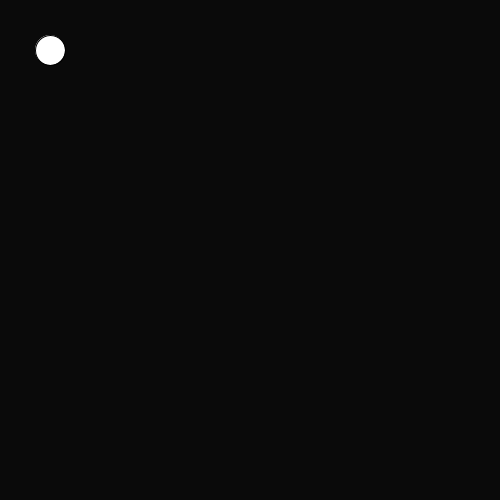
Frame 1 (no input)
Frame 60 (the mouse pressed at the canvas centre just before this capture): identical to frame 1, image omitted
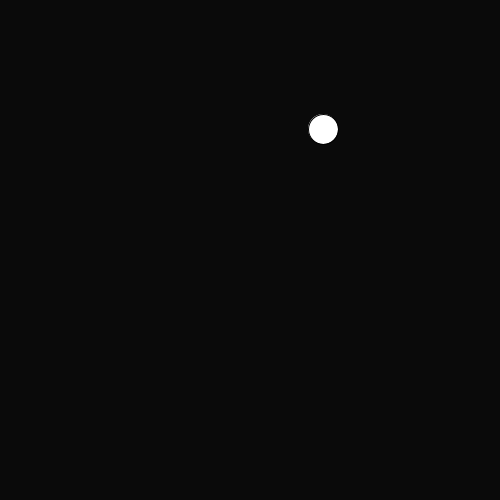
Frame 120 (the mouse held since frame 60 and released just before this capture)

The Processing sketch that drew these frames (run headless with seeded random() and noise(); from frame 60 on, the mouse is pressed at the canvas centre):

// Processing sketch: slippery_dot
// ── slippery_dot.pde
 // 1. Create three integer variables to represent the x, y, and the size of the ellipse
      int x = 50;
      int y = 50;
      int w = 30; 
    void setup() {
      // 2. Set the size of your sketch
      size(500,500);

    }
    
    void draw() {
      // 3. Set the background color of your sketch
    background(10,10,10);
      // 4. Draw an ellipse. Make sure it fits in the window.

     ellipse(x, y, w, w);
      // Use the variables created at the top of the sketch, 
      // for the location and size of your ellipse
    
    }
    
    void mousePressed() {
      //5. Create an integer variable called distance
      int distance = getDistance(1,2,3,4);
      //6. Set the value of the distance variable to the value returned by the getDistance method
  
      //   Pass the mouse's x and y (mouseX and mouseY) and the x and y of your ellipse to the method.
        
          
      //7.  Use an if statement to check if the distance variable is < the radius of the ellipse
      if (distance < w){
        x = int(random(500));
        y = int(random(500));
      }
      //    If it is, set a new x and y for the ellipse, using a random location on the window
      //    Hint: Use the Processing random() function
       
      
    }
    
    int getDistance(int x1, int y1, int x2, int y2) {
      return (int)Math.sqrt(Math.pow((x1-x2),2) + Math.pow((y1-y2),2));
    }
